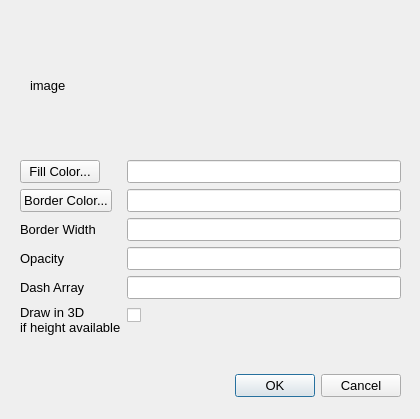
<?xml version="1.0" encoding="UTF-8"?>
<ui version="4.0">
 <class>PolygonStyleDialog</class>
 <widget class="QDialog" name="PolygonStyleDialog">
  <property name="geometry">
   <rect>
    <x>0</x>
    <y>0</y>
    <width>420</width>
    <height>419</height>
   </rect>
  </property>
  <property name="font">
   <font>
    <pointsize>10</pointsize>
   </font>
  </property>
  <property name="windowTitle">
   <string>Shape Style Editor</string>
  </property>
  <widget class="QDialogButtonBox" name="buttonBox">
   <property name="geometry">
    <rect>
     <x>60</x>
     <y>370</y>
     <width>341</width>
     <height>32</height>
    </rect>
   </property>
   <property name="orientation">
    <enum>Qt::Horizontal</enum>
   </property>
   <property name="standardButtons">
    <set>QDialogButtonBox::Cancel|QDialogButtonBox::Ok</set>
   </property>
  </widget>
  <widget class="QLabel" name="image">
   <property name="geometry">
    <rect>
     <x>30</x>
     <y>30</y>
     <width>151</width>
     <height>111</height>
    </rect>
   </property>
   <property name="text">
    <string>image</string>
   </property>
  </widget>
  <widget class="QWidget" name="formLayoutWidget">
   <property name="geometry">
    <rect>
     <x>20</x>
     <y>160</y>
     <width>381</width>
     <height>191</height>
    </rect>
   </property>
   <layout class="QFormLayout" name="formLayout">
    <item row="0" column="0">
     <widget class="QPushButton" name="fillColorButton">
      <property name="text">
       <string>Fill Color...</string>
      </property>
     </widget>
    </item>
    <item row="0" column="1">
     <widget class="QLineEdit" name="fillColorText"/>
    </item>
    <item row="1" column="0">
     <widget class="QPushButton" name="borderColorButton">
      <property name="text">
       <string>Border Color...</string>
      </property>
     </widget>
    </item>
    <item row="1" column="1">
     <widget class="QLineEdit" name="borderColorText"/>
    </item>
    <item row="2" column="0">
     <widget class="QLabel" name="borderWidthLabel">
      <property name="text">
       <string>Border Width</string>
      </property>
     </widget>
    </item>
    <item row="2" column="1">
     <widget class="QLineEdit" name="borderWidthText"/>
    </item>
    <item row="3" column="0">
     <widget class="QLabel" name="opacityLabel">
      <property name="text">
       <string>Opacity</string>
      </property>
     </widget>
    </item>
    <item row="3" column="1">
     <widget class="QLineEdit" name="opacityText"/>
    </item>
    <item row="4" column="0">
     <widget class="QLabel" name="dashArrayLabel">
      <property name="text">
       <string>Dash Array</string>
      </property>
     </widget>
    </item>
    <item row="4" column="1">
     <widget class="QLineEdit" name="dashArrayText"/>
    </item>
    <item row="5" column="1">
     <widget class="QCheckBox" name="drawHeightCheckBox">
      <property name="text">
       <string> </string>
      </property>
     </widget>
    </item>
    <item row="5" column="0">
     <widget class="QLabel" name="drawHeightLabel">
      <property name="text">
       <string>Draw in 3D
if height available</string>
      </property>
     </widget>
    </item>
   </layout>
  </widget>
 </widget>
 <resources/>
 <connections>
  <connection>
   <sender>buttonBox</sender>
   <signal>accepted()</signal>
   <receiver>PolygonStyleDialog</receiver>
   <slot>accept()</slot>
   <hints>
    <hint type="sourcelabel">
     <x>248</x>
     <y>254</y>
    </hint>
    <hint type="destinationlabel">
     <x>157</x>
     <y>274</y>
    </hint>
   </hints>
  </connection>
  <connection>
   <sender>buttonBox</sender>
   <signal>rejected()</signal>
   <receiver>PolygonStyleDialog</receiver>
   <slot>reject()</slot>
   <hints>
    <hint type="sourcelabel">
     <x>316</x>
     <y>260</y>
    </hint>
    <hint type="destinationlabel">
     <x>286</x>
     <y>274</y>
    </hint>
   </hints>
  </connection>
 </connections>
</ui>
